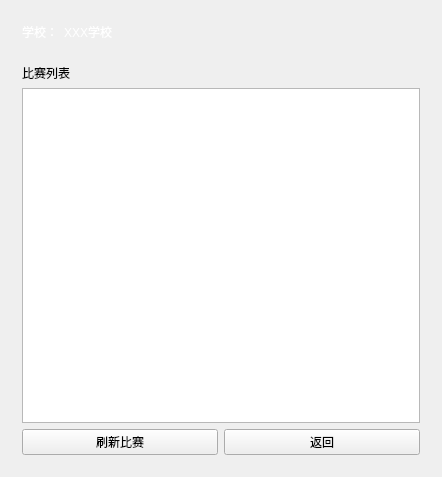
<?xml version="1.0" encoding="UTF-8"?>
<ui version="4.0">
 <class>CompetitionLobbyWidgetClass</class>
 <widget class="QMainWindow" name="CompetitionLobbyWidgetClass">
  <property name="geometry">
   <rect>
    <x>0</x>
    <y>0</y>
    <width>442</width>
    <height>477</height>
   </rect>
  </property>
  <property name="windowTitle">
   <string>CompetitionLobbyWidget</string>
  </property>
  <widget class="QWidget" name="centralWidget">
   <layout class="QVBoxLayout" name="verticalLayout_3">
    <item>
     <widget class="QWidget" name="CompetitionLobbyWidget" native="true">
      <layout class="QVBoxLayout" name="verticalLayout_2">
       <property name="spacing">
        <number>0</number>
       </property>
       <property name="leftMargin">
        <number>0</number>
       </property>
       <property name="topMargin">
        <number>0</number>
       </property>
       <property name="rightMargin">
        <number>0</number>
       </property>
       <property name="bottomMargin">
        <number>0</number>
       </property>
       <item>
        <widget class="QWidget" name="titleWidget" native="true">
         <layout class="QHBoxLayout" name="horizontalLayout_2">
          <item>
           <widget class="QLabel" name="label_2">
            <property name="styleSheet">
             <string notr="true">color: rgb(255, 255, 255);
font: 700 16pt &quot;Microsoft YaHei UI&quot;;</string>
            </property>
            <property name="text">
             <string>学校：</string>
            </property>
           </widget>
          </item>
          <item>
           <widget class="QLabel" name="CompetitionSchool">
            <property name="styleSheet">
             <string notr="true">color: rgb(255, 255, 255);
font: 700 16pt &quot;Microsoft YaHei UI&quot;;</string>
            </property>
            <property name="text">
             <string>XXX学校</string>
            </property>
           </widget>
          </item>
          <item>
           <spacer name="horizontalSpacer">
            <property name="orientation">
             <enum>Qt::Orientation::Horizontal</enum>
            </property>
            <property name="sizeHint" stdset="0">
             <size>
              <width>307</width>
              <height>20</height>
             </size>
            </property>
           </spacer>
          </item>
         </layout>
        </widget>
       </item>
       <item>
        <widget class="QWidget" name="CompetitionTableWidget" native="true">
         <layout class="QVBoxLayout" name="verticalLayout">
          <item>
           <widget class="QLabel" name="label">
            <property name="styleSheet">
             <string notr="true">font: 700 10pt &quot;Microsoft YaHei UI&quot;;</string>
            </property>
            <property name="text">
             <string>比赛列表</string>
            </property>
           </widget>
          </item>
          <item>
           <widget class="QTableWidget" name="CompetitionTable"/>
          </item>
          <item>
           <widget class="QWidget" name="widget" native="true">
            <layout class="QHBoxLayout" name="horizontalLayout">
             <property name="leftMargin">
              <number>0</number>
             </property>
             <property name="topMargin">
              <number>0</number>
             </property>
             <property name="rightMargin">
              <number>0</number>
             </property>
             <property name="bottomMargin">
              <number>0</number>
             </property>
             <item>
              <widget class="QPushButton" name="refreshBtn">
               <property name="text">
                <string>刷新比赛</string>
               </property>
              </widget>
             </item>
             <item>
              <widget class="QPushButton" name="BackBtn">
               <property name="text">
                <string>返回</string>
               </property>
              </widget>
             </item>
            </layout>
           </widget>
          </item>
         </layout>
        </widget>
       </item>
      </layout>
     </widget>
    </item>
   </layout>
  </widget>
 </widget>
 <layoutdefault spacing="6" margin="11"/>
 <resources/>
 <connections/>
</ui>
